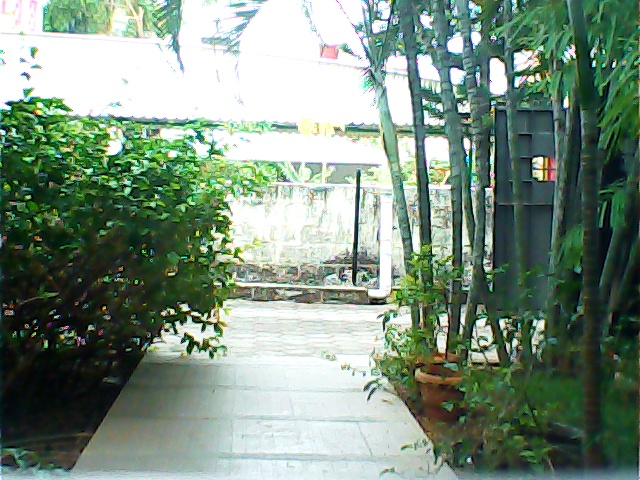
#> input picture Prelims/sampleimages/L0.jpeg, 640 x 480 px
$ python noisy_depth.py   (older library calls are emulated)
#> lines starting #> are read from the running program, lines starting #| are printed output that depends on the picture
import cv2
import numpy as np

imgL = cv2.imread('sampleimages/L0.jpeg')
#> imgL is the input picture: shape (480, 640, 3); mean B, G, R 127, 143.4, 123.7
imgR = cv2.imread('sampleimages/R0.jpeg')
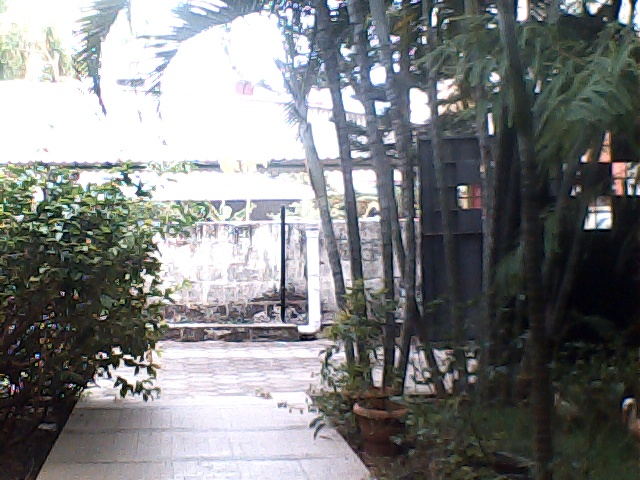
#> input picture Prelims/sampleimages/R0.jpeg, 640 x 480 px
#> imgR is the input picture: shape (480, 640, 3); mean B, G, R 128, 127.1, 125.6

height= 360
width = 640

def load_stereo_coefficients(path):

    # Loads stereo matrix coefficients.

    # FILE_STORAGE_READ
    cv_file = cv2.FileStorage(path, cv2.FILE_STORAGE_READ)

    # note we also have to specify the type to retrieve other wise we only get a
    # FileNode object back instead of a matrix
    K1 = cv_file.getNode("K1").mat()
    D1 = cv_file.getNode("D1").mat()
    K2 = cv_file.getNode("K2").mat()
    D2 = cv_file.getNode("D2").mat()
    R = cv_file.getNode("R").mat()
    T = cv_file.getNode("T").mat()
    E = cv_file.getNode("E").mat()
    F = cv_file.getNode("F").mat()
    R1 = cv_file.getNode("R1").mat()
    R2 = cv_file.getNode("R2").mat()
    P1 = cv_file.getNode("P1").mat()
    P2 = cv_file.getNode("P2").mat()
    Q = cv_file.getNode("Q").mat()

    cv_file.release()
    return [K1, D1, K2, D2, R, T, E, F, R1, R2, P1, P2, Q]

# %%
K1, D1, K2, D2, R, T, E, F, R1, R2, P1, P2, Q = load_stereo_coefficients(
    "../calibration/calibration_file.txt"
)  # Get cams params

print(K1,D1,K2,D2,R, T, E, F, R1, R2, P1, P2, Q)
# %% [markdown]
# # 2. Finding the distance of each pixel of the image

# %%
def depth_map(imgL, imgR):
    """
    Depth map calculation. Works with SGBM and WLS.
    Need rectified images, returns depth map ( left to right disparity )
    """
    # SGBM Parameters
    window_size = 7
    # wsize
    # default 3; 5;
    # 7 for SGBM reduced size image;
    # 15 for SGBM full size image (1300px and above);
    # 5 Works nicely

    left_matcher = cv2.StereoSGBM_create(
        minDisparity=1,
        numDisparities= 5 * 16,  # max_disp has to be dividable by 16 f. E. HH 192, 256
        blockSize= window_size,
        P1=8 * 3 * window_size,
        P2= 32 * 3 * window_size,
        disp12MaxDiff=12,
        uniquenessRatio=10,
        speckleWindowSize=50,
        speckleRange=32,
        preFilterCap=63,
        mode=cv2.STEREO_SGBM_MODE_SGBM_3WAY,
    )
    # wls_filter.setSigmaColor(sigma)
    displ = left_matcher.compute(imgL, imgR).astype(np.float32) / 16
    return displ

leftMapX, leftMapY = cv2.initUndistortRectifyMap(
    K1, D1, R1, P1, (width, height), cv2.CV_32FC1
)
left_rectified = cv2.remap(
    imgL, leftMapX, leftMapY, cv2.INTER_LINEAR, cv2.BORDER_CONSTANT
)
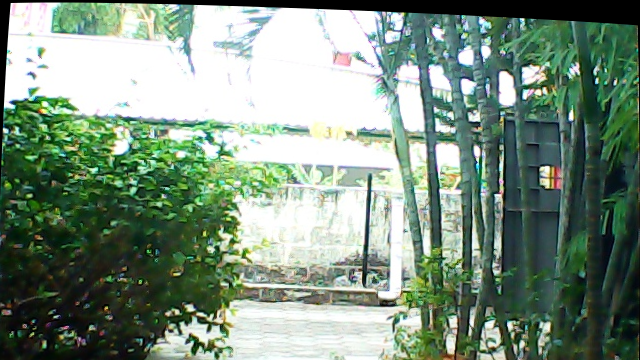
#> left_rectified: shape (360, 640, 3); mean B, G, R 127.2, 144.7, 124.3
rightMapX, rightMapY = cv2.initUndistortRectifyMap(
    K2, D2, R2, P2, (width, height), cv2.CV_32FC1
)
right_rectified = cv2.remap(
    imgR, rightMapX, rightMapY, cv2.INTER_LINEAR, cv2.BORDER_CONSTANT
)
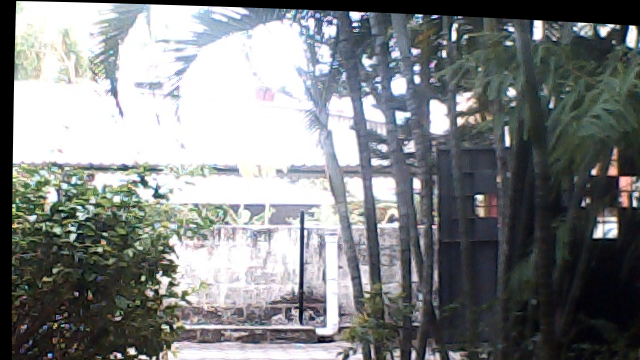
#> right_rectified: shape (360, 640, 3); mean B, G, R 131.4, 130.4, 127.4


import matplotlib.pyplot as plt
fig, ((ax1, ax2), (ax3, ax4)) = plt.subplots(2, 2, figsize=(16, 8), sharex=True, sharey=True)
ax1.imshow(imgL)

ax2.imshow(imgR)

dm = depth_map(imgL,imgR)
#> in depth_map, `displ = left_matcher.compute(imgL, imgR).astype(np.float32) / 16`:
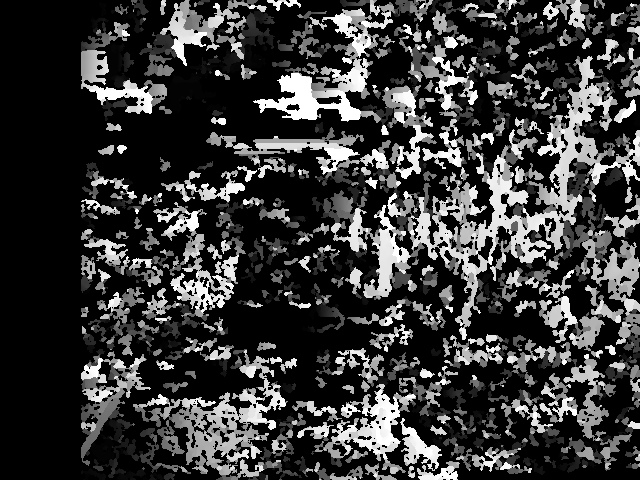
#> displ: shape (480, 640) float32; min 0, max 80, mean 18.2; drawn with min black and max white
ax3.imshow(dm,cmap='gray')
cv2.imwrite('sampleimages/dm0.jpeg', dm)
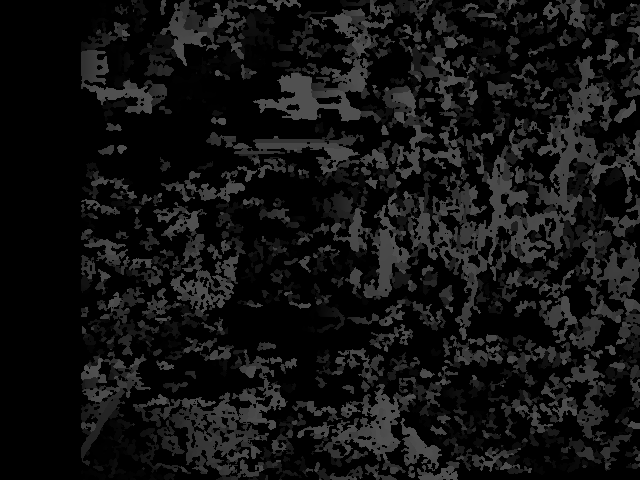
#> saved as dm0.jpeg: shape (480, 640); min 0, max 80, mean 18.2
plt.show()
#> figure, not shown here; B, G, R data is drawn as R, G, B
